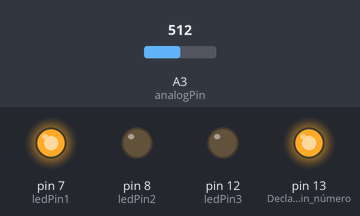
A sketch run on a simulated Arduino Uno, built with avr-gcc and run on an emulated ATmega328P. Shown: output pins drawn as LEDs (lit = HIGH). The inputs (shaded band) are chosen by the test bench; at power-on: A3 (analogPin) = 512.

Above: at 1.2 s.
1.3 s: A3 (analogPin) set to 527
At 2.1 s:
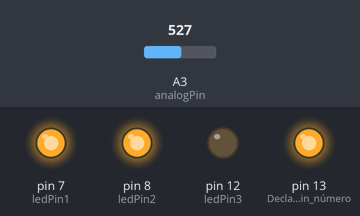
2.8 s: A3 (analogPin) set to 759
4.3 s: A3 (analogPin) set to 787
At 5.5 s:
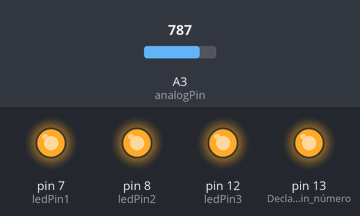
5.8 s: A3 (analogPin) set to 122
At 6.7 s:
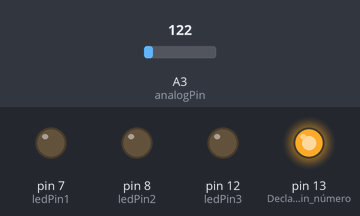
7.3 s: A3 (analogPin) set to 237
8.8 s: A3 (analogPin) set to 270
At 10.2 s:
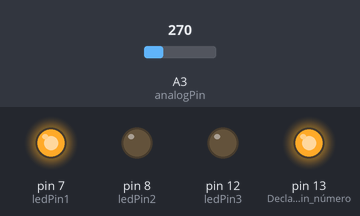
Timing chart, 0 to 11.3 s (numbered marks = the images above; inputs shaded):
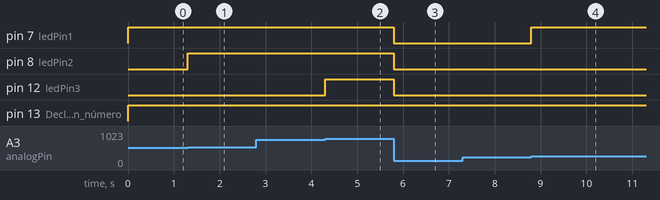

The sketch:

ej3_LEDsPotenciometro.ino
```cpp
/*
 ------------ LUCAS CRESPO - TPMMEE EJERCICIO 2 ARDUINO ------------
 Este programa regula el encendido de LEDs según los datos recibidos
 por una entrada analógica del ArduinoUNO.
 -------------------------------------------------------------------

 Para modificar los valores de entrada analógica, haremos circular 5V
 a través de un potenciómetro.
 Variar el potenciómetro resultará en distintos valores de entrada.

 Los LEDs se controlan empleando salidas de datos digitales.
 Siempre hay al menos un LED encendido. Se establecén varios límites,
 de manera que superarlos significa enciender un LED más sin apagar
 los anteriores, hasta 4. Si el valor vuelve a caer por debajo de un
 límite, se apaga el o los LEDs correspondientes

*/


// -- DECLARIACIÓN DE PINES DEL ARDUINO
int analogPin = 3;       // Pin de lectura analógica. Devuelve valores de 0-1023. El pin central del potenciometro se conecta aquí; los otros dos a GND y Vcc.
int ledPin1 = 7;         // Pin de salida digital 7.
int ledPin2 = 8;         // Pin de salida digital 8.
int ledPin3 = 12;        // Pin de salida digital 12.
                         // Pese necesitar 4 salidas digitales, ya existe una palabra reservada LED_BUILTIN hace referencia a la salida digital 13.

// -- INICIALIZACIÓN DE VARIABLES
int AnalogREAD = 0;      // Variable de lectura de entrada analógica.
int AnalogMAX = 1023;    // Valor máximo de lectura analógica.
int REDONDEO_ARRIBA = 1; // El tipo Int trunca los decimales de un número. Si queremos un redondeo hacia arriba, sumamos uno.
int THRESHOLD_1 = 0;     // Inicialización de límite 1.
int THRESHOLD_2 = 0;     // Inicialización de límite 2.
int THRESHOLD_3 = 0;     // Inicialización de límite 3.

// -- DECLARACIÓN DE CONDICIONES INICIALES
void setup() {

  Serial.begin(9600);                           // Iniciar comunicación entre arduino y ordenador a 9600 bits por segundo.
  pinMode(ledPin1, OUTPUT);                     // Declaración de Pin número 7 como salida digital.
  pinMode(ledPin2, OUTPUT);                     // Declaración de Pin número 8 como salida digital.
  pinMode(ledPin3, OUTPUT);                     // Declaración de Pin número 12 como salida digital.
  pinMode(LED_BUILTIN, OUTPUT);                 // Declaración de Pin número 13 como salida digital.
  THRESHOLD_1 = AnalogMAX/4;                    // Límite 1 = Primer cuarto del rango de lectura analógica.
  THRESHOLD_2 = AnalogMAX/2 + REDONDEO_ARRIBA;  // Límite 2 = Mitad del rango de lectura analógica.
  THRESHOLD_3 = AnalogMAX - AnalogMAX/4;        // Límite 3 = Tres cuartos del rango de lectura analógica.

}

// -- LOOP INFINITO; PROGRAMA PRINCIPAL
void loop() {

  // -- LECTURA DE ENTRADA ANALÓGICA
  AnalogREAD = analogRead(analogPin);       // Guardar la lectura en una varible que cambia en cada vuelta de bucle
  /*
  Serial.print("AnalogREAD: ");             // Descomentar para imprimir en el monitor los valores de lectura
  Serial.println(AnalogREAD);               // para comprobar su correcto fucionamiento
  */

  // -- LÓGICA DE ENCENIDO DE LEDS: CONTROL DE SALIDAS DIGITALES
  // No solo vamos a encender los LEDs que queramos sino que especificaremos que los que no queramos tienen que
  // quedar apagados. De lo contrario, una vez se enciendan no se apagarán nunca no importan las condiciones:
  // el programa "volvería a encender" los que sea necesario (ya estarían encendidos igualmente) y los otros seguirían
  // encendidos, no se apagan automaticamente.

  // Encendemos el pin que queramos estableciendo su estado como HIGH  y lo apagamos estableciendolo como LOW

  if(AnalogREAD <= THRESHOLD_1){           // CONDICIÓN 1: Si la lectura es menor o igual al primer límite,
    digitalWrite(LED_BUILTIN, HIGH);       // encender solo un LED (y apagar los demás).
    digitalWrite(ledPin1, LOW);
    digitalWrite(ledPin2, LOW);
    digitalWrite(ledPin3, LOW);
    /*
    Serial.print("TH1: ");                  // Descomentar para imprimir en el monitor el valor del límite superado
    Serial.println(THRESHOLD_1);            // y del número de LEDs encendidos.
    Serial.println("Un LED encendido");     // Esto es útil para detectar errores ya sea en el montaje o en el código.
    Serial.println("----------------------");
    delay(1000);
    */
  }

  else if(AnalogREAD <= THRESHOLD_2){       // CONDICIÓN 2: Si la lectura es menor o igual al segundo límite,
    digitalWrite(LED_BUILTIN, HIGH);        // encender un LED más a parte del de la condición 1 (y apagar los demás).
    digitalWrite(ledPin1, HIGH);
    digitalWrite(ledPin2, LOW);
    digitalWrite(ledPin3, LOW);
    /*
    Serial.print("TH2: ");
    Serial.println(THRESHOLD_2);
    Serial.println("Dos LEDs encendidos");
    Serial.println("----------------------");
    delay(1000);
    */
  }

  else if(AnalogREAD <= THRESHOLD_3){       // CONDICIÓN 3: Si la lectura es menor o igual al tercer límite,
    digitalWrite(LED_BUILTIN, HIGH);        // encender un LED más a parte de los de la condición 2 (y apagar el otro).
    digitalWrite(ledPin1, HIGH);
    digitalWrite(ledPin2, HIGH);
    digitalWrite(ledPin3, LOW);
    /*
    Serial.print("TH3: ");
    Serial.println(THRESHOLD_3);
    Serial.println("Tres LEDs encendidos");
    Serial.println("----------------------");
    delay(1000);
    */
  }

  else {                                    // Si no se cumple ninguna condición,
    digitalWrite(LED_BUILTIN, HIGH);        // encender todos los LEDs
    digitalWrite(ledPin1, HIGH);
    digitalWrite(ledPin2, HIGH);
    digitalWrite(ledPin3, HIGH);
    /*
    Serial.println("Thresholds superados");
    Serial.println("Todos los LEDs encendidos");
    Serial.println("----------------------");
    delay(1000);
    */
  }


}
```

Measured:
- the behaviour switches between 512 and 513 on A3 (analogPin) (found by bisection; images 0 and 1)
- the behaviour switches between 768 and 769 on A3 (analogPin) (found by bisection; images 1 and 2)
- the behaviour switches between 255 and 256 on A3 (analogPin) (found by bisection; images 3 and 4)
- after the input at 1.3 s, pin 8 (ledPin2): LOW → HIGH at once
- after the input at 2.8 s, every drawn part: stays the same
- after the input at 4.3 s, pin 12 (ledPin3): LOW → HIGH at once
- after the input at 5.8 s, pin 7 (ledPin1), pin 8 (ledPin2), pin 12 (ledPin3): HIGH → LOW at once
- after the input at 7.3 s, every drawn part: stays the same
- after the input at 8.8 s, pin 7 (ledPin1): LOW → HIGH at once
